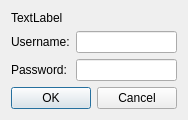
<?xml version="1.0" encoding="UTF-8"?>
<!--
  Copyright 2014 Cory Perry
  This file is part of QSftpFileEngine.

  QSftpFileEngine is free software: you can redistribute it and/or modify
  it under the terms of the GNU Lesser General Public License as published by
  the Free Software Foundation, either version 3 of the License, or
  (at your option) any later version.

  QSftpFileEngine is distributed in the hope that it will be useful,
  but WITHOUT ANY WARRANTY; without even the implied warranty of
  MERCHANTABILITY or FITNESS FOR A PARTICULAR PURPOSE.  See the
  GNU Lesser General Public License for more details.

  You should have received a copy of the GNU Lesser General Public License
  along with QSftpFileEngine.  If not, see <http://www.gnu.org/licenses/>.
-->
<ui version="4.0">
 <class>LoginDialog</class>
 <widget class="QDialog" name="LoginDialog">
  <property name="geometry">
   <rect>
    <x>0</x>
    <y>0</y>
    <width>186</width>
    <height>113</height>
   </rect>
  </property>
  <property name="windowTitle">
   <string>Dialog</string>
  </property>
  <layout class="QFormLayout" name="formLayout">
   <property name="fieldGrowthPolicy">
    <enum>QFormLayout::ExpandingFieldsGrow</enum>
   </property>
   <item row="1" column="0">
    <widget class="QLabel" name="label">
     <property name="text">
      <string>Username:</string>
     </property>
    </widget>
   </item>
   <item row="2" column="0">
    <widget class="QLabel" name="label_2">
     <property name="text">
      <string>Password:</string>
     </property>
    </widget>
   </item>
   <item row="1" column="1">
    <widget class="QLineEdit" name="userLineEdit"/>
   </item>
   <item row="2" column="1">
    <widget class="QLineEdit" name="passLineEdit">
     <property name="echoMode">
      <enum>QLineEdit::Password</enum>
     </property>
    </widget>
   </item>
   <item row="3" column="0" colspan="2">
    <widget class="QDialogButtonBox" name="buttonBox">
     <property name="orientation">
      <enum>Qt::Horizontal</enum>
     </property>
     <property name="standardButtons">
      <set>QDialogButtonBox::Cancel|QDialogButtonBox::Ok</set>
     </property>
    </widget>
   </item>
   <item row="0" column="0" colspan="2">
    <widget class="QLabel" name="msgLabel">
     <property name="text">
      <string>TextLabel</string>
     </property>
    </widget>
   </item>
  </layout>
 </widget>
 <resources/>
 <connections>
  <connection>
   <sender>buttonBox</sender>
   <signal>accepted()</signal>
   <receiver>LoginDialog</receiver>
   <slot>accept()</slot>
   <hints>
    <hint type="sourcelabel">
     <x>224</x>
     <y>76</y>
    </hint>
    <hint type="destinationlabel">
     <x>157</x>
     <y>94</y>
    </hint>
   </hints>
  </connection>
  <connection>
   <sender>buttonBox</sender>
   <signal>rejected()</signal>
   <receiver>LoginDialog</receiver>
   <slot>reject()</slot>
   <hints>
    <hint type="sourcelabel">
     <x>292</x>
     <y>82</y>
    </hint>
    <hint type="destinationlabel">
     <x>286</x>
     <y>94</y>
    </hint>
   </hints>
  </connection>
 </connections>
</ui>
